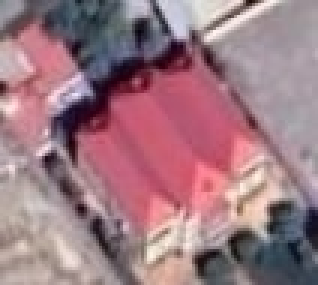
#> input picture lab3/train/home/Снимок экрана от 2022-05-26 00-18-47.jpg, 106 x 95 px, found by its file name (shown 3 times larger); its folder holds 4 pictures in this run
$ jupyter execute --allow-errors lab_3.ipynb
#> lines starting #> are read from the running program, lines starting #| are printed output that depends on the picture
[cell 1]
import os
import numpy as np
from skimage import io
from skimage.transform import integral_image
from skimage.transform import resize
from skimage.feature import haar_like_feature
from skimage.feature import haar_like_feature_coord
from sklearn.ensemble import RandomForestClassifier
import matplotlib.pyplot as plt
from matplotlib import patches

[cell 2]
from google.colab import drive
#> (the rest of this cell did not finish here and is left out)

[cell 3]
#
TRUCKS_PATH = '/content/drive/MyDrive/Colab Notebooks/lab3/train/home'
NONTRUCKS_PATH = '/content/drive/MyDrive/Colab Notebooks/lab3/train/non_home'
TEST_PATH = '/content/drive/MyDrive/Colab Notebooks/lab3/test'
trucks_list_dir = os.listdir(TRUCKS_PATH)
#> (the rest of this cell did not finish here and is left out)

[cell 4]
def read_images(path):
    """Read images from directory to list."""
    images = []
    list_dir = os.listdir(path)
    for file_name in list_dir:
        image = io.imread(path + '/' + file_name, as_gray=True)
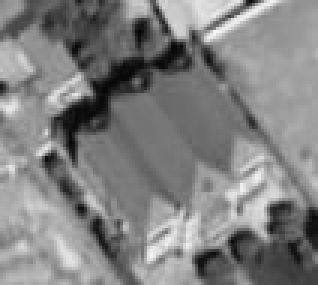
#> image: shape (95, 106) float64 (shown 3 times larger); min 0.0135, max 0.959, mean 0.508
        images.append(image)
#> pass 2 of the loop in read_images, `for file_name in list_dir:`:
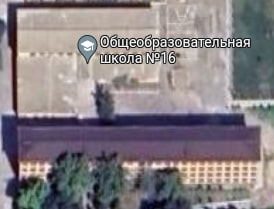
#> input picture lab3/train/home/Снимок экрана от 2022-05-26 00-19-04.jpg, 274 x 209 px, found by its file name
#> in read_images, `image = io.imread(path + '/' + file_name, as_gray=True)`:
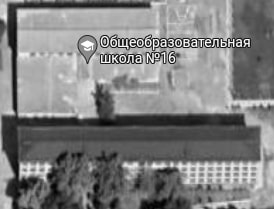
#> image: shape (209, 274) float64; min 0, max 1, mean 0.501
#> pass 3 of the loop in read_images, `for file_name in list_dir:`:
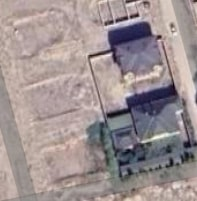
#> input picture lab3/train/home/Снимок экрана от 2022-05-26 00-19-34.jpg, 197 x 201 px, found by its file name
#> in read_images, `image = io.imread(path + '/' + file_name, as_gray=True)`:
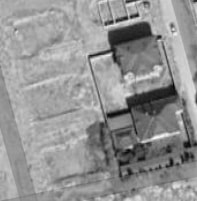
#> image: shape (201, 197) float64; min 0.0103, max 0.975, mean 0.58
#> the loop made 4 passes; the first 3 are shown
    return images
